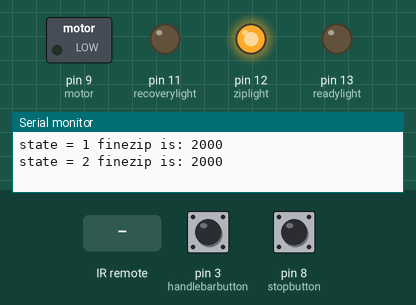
A sketch run on a simulated Arduino Uno, built with avr-gcc and run on an emulated ATmega328P. On the bench: switched loads named in the sketch (green lamp = pin HIGH), output pins drawn as LEDs (lit = HIGH), the last lines printed to the serial monitor. The inputs (shaded band) are chosen by the test bench; at power-on: pin 3 (handlebarbutton) HIGH, pin 8 (stopbutton) HIGH.

Above: at 1.2 s.
1.3 s: pin 3 (handlebarbutton) pulled LOW for 3.2 s
At 1.6 s:
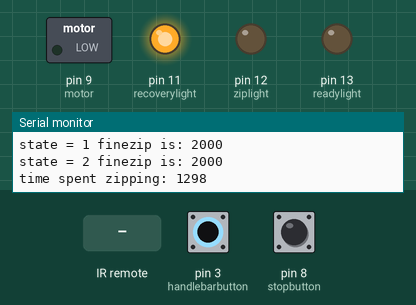
6.0 s: pin 3 (handlebarbutton) pulled LOW for 1 s
At 6.8 s:
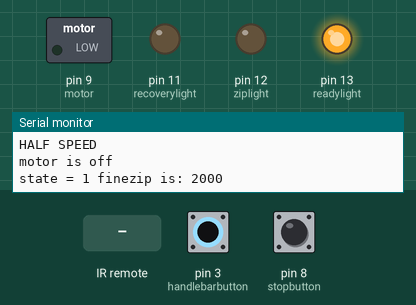
8.5 s: pin 3 (handlebarbutton) driven LOW
At 10.65 s:
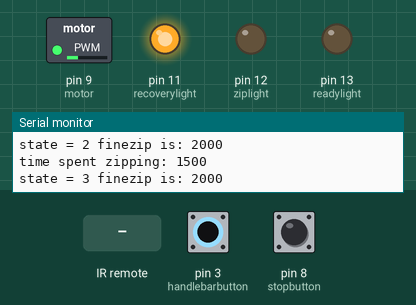
11.5 s: infrared code 0xC2E35B04 received
At 11.79 s:
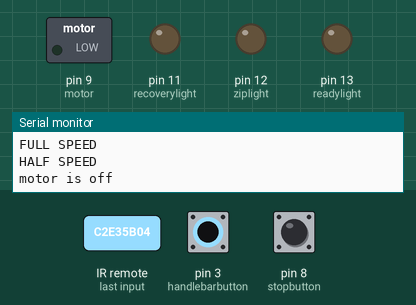
13.0 s: pin 3 (handlebarbutton) driven HIGH
At 14.2 s:
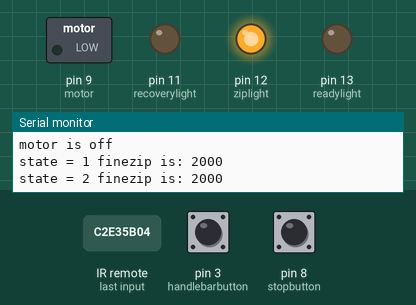
14.6 s: pin 3 (handlebarbutton) driven LOW
At 20.3 s:
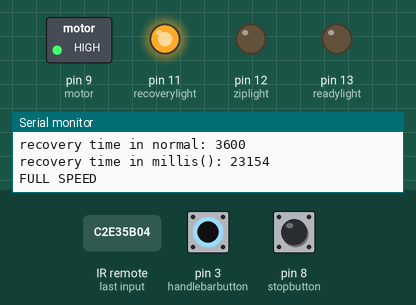
Timing chart, 0 to 20.5 s (numbered marks = the images above; inputs shaded):
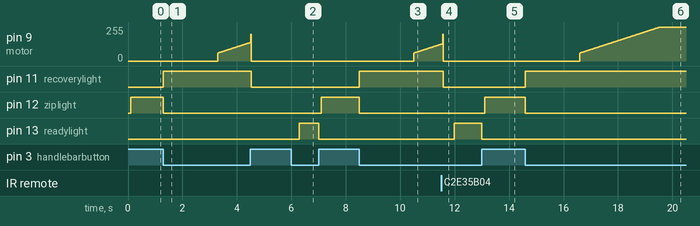

The sketch:

zip-line-ir-new-lights.ino
```cpp
//FINAL ITERATION with ir sensor

#include <IRremote.h>
const int RECV_PIN = 4;
IRrecv irrecv(RECV_PIN);
decode_results results;

#define READY 1
#define ZIPPING 2
#define RECOVERY 3
const int motor = 9;
const int readylight = 13;
const int ziplight = 12;
const int recoverylight = 11;
const int handlebarbutton = 3;
const int stopbutton = 8;
int stopbuttonvalue;
int handlebarbuttonvalue;
int state = READY;
unsigned long currenttime;
unsigned long aftertime;
unsigned long clocktime;
long finezip = 2000;

void starttime(){
  currenttime = millis();
}

void gettime(){
  aftertime = millis();
  clocktime = aftertime - currenttime;
}

void checkbuttons(){
  handlebarbuttonvalue = digitalRead(handlebarbutton);
  stopbuttonvalue = digitalRead(stopbutton);
}

void checkir(){
  if (irrecv.decode(&results)){
      if (results.value == 3269679876){
        stopbuttonvalue = 0;
        Serial.print("remote stop  ");
      }
      else if (results.value == 3421054024){
        currenttime = clocktime;
        Serial.print("remote half speed  ");
      }
      Serial.print("remote value: "), Serial.println(results.value);
      irrecv.resume();
 }
}

void setup(){
  pinMode(motor, OUTPUT);
  pinMode(handlebarbutton, INPUT_PULLUP);
  pinMode(stopbutton, INPUT_PULLUP);
  pinMode(readylight, OUTPUT);
  pinMode(ziplight, OUTPUT);
  pinMode(recoverylight, OUTPUT);
  irrecv.enableIRIn();
  Serial.begin(9600);
}

void loop(){
//------------------------------------------------------------------READY------------------------------------------------------------------------------------------------------------
  Serial.print("state = "), Serial.print(state);
  Serial.print(" finezip is: "), Serial.println(finezip);
  if (state == READY){
    checkbuttons();
    digitalWrite(motor, LOW);
    digitalWrite(readylight, HIGH);
    while (handlebarbuttonvalue == 0){
      handlebarbuttonvalue = digitalRead(handlebarbutton);
    }
    starttime();
    state = ZIPPING;
    digitalWrite(readylight, LOW);
    delay(100);   //helps the button not go wack
  }


//-------------------------------------------------------------------ZIPPING-----------------------------------------------------------------------------------------------------------------------
  else if (state == ZIPPING){
    digitalWrite(ziplight, HIGH);
    while (handlebarbuttonvalue == 1){
      handlebarbuttonvalue = digitalRead(handlebarbutton);
    }
    gettime();
    state = RECOVERY;
    Serial.print("time spent zipping: "), Serial.println(clocktime);
    digitalWrite(ziplight, LOW);
    digitalWrite(recoverylight, HIGH);
    aftertime = millis();
    aftertime = aftertime + 2000;
    while (handlebarbuttonvalue == 0 and currenttime < aftertime){
      starttime();
      checkbuttons();
   }
   if (handlebarbuttonvalue == 1){
    digitalWrite(recoverylight, LOW);
    while (handlebarbuttonvalue == 1){
      checkbuttons();
    }
    state = READY;
    delay(300);
    return;
   }
    //delay(2000);       //wait for things to settle down before we go up the zip line
  }


//--------------------------------------------------------------------RECOVERY--------------------------------------------------------------------------------------------------------
  else if (state == RECOVERY){         //Theres 3 stages to recovery, speed up the motor, go at full speed for a time (depending on how long they zipped), and finally go to half power untill its stopped.
    for (int i = 60; i <= 255; i++){     //this speeds up the motor slowly-------------- if want to start at a higher voltage then set i = larger num
      analogWrite(motor, i);
      delay(15);
      checkbuttons();
      checkir();
      if (stopbuttonvalue == 0 or handlebarbuttonvalue == 1){
        break;
      }
    }

    starttime();
    clocktime = currenttime + clocktime + finezip;             //finezip will determine how long it goes at full speed and then switch to half speed
    currenttime = clocktime - currenttime;
    Serial.print("recovery time in normal: "), Serial.println(currenttime);
    Serial.print("recovery time in millis(): "), Serial.println(clocktime);
    Serial.println("FULL SPEED");

    while (stopbuttonvalue == 1 and handlebarbuttonvalue == 0 and currenttime < clocktime){
      checkbuttons();
      starttime();
      checkir();
      if (stopbuttonvalue == 0 or handlebarbuttonvalue == 1){
        finezip = finezip - 500;
      }
    }

    analogWrite(motor, 200);      //put motor at half speed-----------------------------
    Serial.println("HALF SPEED");
    starttime();

    while(stopbuttonvalue == 1 and handlebarbuttonvalue == 0){
      checkbuttons();
      checkir();
      if (stopbuttonvalue == 0 or handlebarbuttonvalue == 1){
        gettime();
        Serial.print("half speed time: "), Serial.println(clocktime);
        if (clocktime > 1500){     //this is stating that if half speed has been going for to long then cut some time so it gets to half speed quicker
          finezip = finezip + 500;
        }
      }
    }

    digitalWrite(motor, LOW);             //stop motor
    digitalWrite(recoverylight, LOW);
    Serial.println("motor is off");
    delay(100);
    checkbuttons();
    while (handlebarbuttonvalue == 1){
      handlebarbuttonvalue = digitalRead(handlebarbutton);
    }
    delay(300);
    state = READY;
  }
 }
```

Measured:
- after the input at 1.3 s, pin 9 (motor): rises from 0/255 to 200/255 in 1.2 s, then falls to 0/255 in 0.01 s; pin 11 (recoverylight): LOW → HIGH at once, → LOW 3.2 s later; pin 12 (ziplight): HIGH → LOW at once
- after the input at 6.0 s, pin 12 (ziplight): LOW → HIGH after 1.1 s; pin 13 (readylight): LOW → HIGH after 0.30 s, → LOW 0.70 s later
- after the input at 8.5 s, pin 9 (motor): moves from 0/255 to 126/255 over 1.0 s, starting after 2.0 s; pin 11 (recoverylight): LOW → HIGH at once; pin 12 (ziplight): HIGH → LOW at once
- after the input at 11.5 s, pin 11 (recoverylight): HIGH → LOW after 0.08 s; pin 13 (readylight): LOW → HIGH after 0.49 s
- after the input at 13.0 s, pin 12 (ziplight): LOW → HIGH after 0.10 s; pin 13 (readylight): HIGH → LOW at once
- after the input at 14.6 s, pin 9 (motor): moves from 0/255 to 255/255 over 2.9 s, starting after 2.0 s; pin 11 (recoverylight): LOW → HIGH at once; pin 12 (ziplight): HIGH → LOW at once
